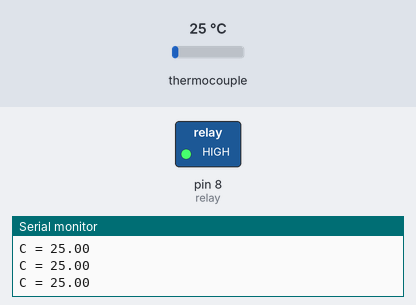
Simulated run of this sketch. Board: Arduino Uno, built with avr-gcc and run on an emulated ATmega328P. On the bench: switched loads named in the sketch (green lamp = pin HIGH), the last lines printed to the serial monitor. The test bench sets the inputs (shaded band); at power-on: thermocouple 25 °C. Pins used as bus, display or sensor lines are not drawn.

Above: at 4.4 s.
4.5 s: thermocouple set to 31 °C
7.5 s: thermocouple set to 35 °C
At 9.9 s:
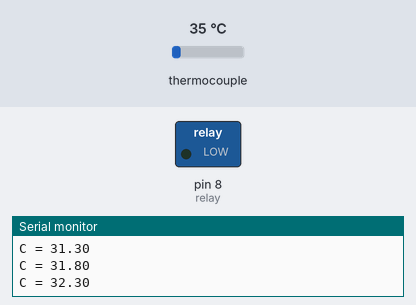
10.5 s: thermocouple set to 27 °C
At 13.4 s:
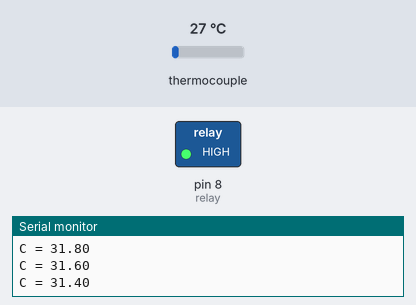
Timing chart, 0 to 14.9 s (numbered marks = the images above; inputs shaded):
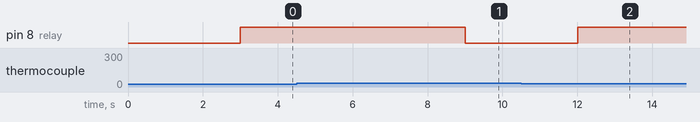

Measured:
- the behaviour switches between 34 and 35 °C on thermocouple (found by bisection; images 0 and 1)
- the behaviour switches between 31 and 30 °C on thermocouple (found by bisection; images 1 and 2)
- after the input at 10.5 s, pin 8 (relay): LOW → HIGH after 1.5 s instead of 4.5 s

The sketch:

PID_Temperature_Controller.ino
```cpp
#include <max6675.h>
#include "Pid.h"
#include "Timer.h"

#define setTemp 73.9
#define tempUpdateInterval 300
#define controllerUpdateInterval 3000
#define pwmInterval 10000

#define thermoDO 10
#define thermoCS 11
#define thermoCLK 12
#define vccPin 13
#define relay 8

double params[3] = {8,0,130};
double windup = 0.1;
float tempPrev[20];
double tempAvg;

Timer tempUpdateTimer;
Timer controllerUpdateTimer;
Timer pwmTimer;

MAX6675 thermocouple(thermoCLK, thermoCS, thermoDO);
Pid pid(params);

bool state = 0;
signed long outputInterval = 0;

void setup() {
  pid.set(setTemp);
  pid.setWindup(windup);
  Serial.begin(9600);
  pinMode(vccPin, OUTPUT); digitalWrite(vccPin, HIGH);
  pinMode(relay,OUTPUT);

  Serial.println("PWM-based PID Temperature Controller");
  delay(500);

  for (int i = 0 ; i < 20; i++)
  {
    tempPrev[i] = thermocouple.readCelsius();
  }
}

void loop() {
  if (tempUpdateTimer.get_interval() > tempUpdateInterval)
  {
   float temp = thermocouple.readCelsius();
   float tempSum = 0;
   tempPrev[0] = temp;

   for (int i = 0 ; i < 20; i++)
   {
    if (i != 0) {tempPrev[20-i] = tempPrev[19-i];}
    tempSum += tempPrev[i];
   }

   tempAvg = tempSum /20;

   Serial.print("C = ");
   Serial.println(tempAvg);

   tempUpdateTimer.reset();
  }

  if (controllerUpdateTimer.get_interval() > controllerUpdateInterval)
  {
   double output = pid.update(tempAvg);

   outputInterval = output/70*-1*pwmInterval;
   controllerUpdateTimer.reset();
  }

  int pwmTime = pwmTimer.get_interval();

  if (pwmTime > outputInterval)
  {
    state = 0;
  }
  else
  {
    state = 1;
  }

  if (pwmTime > pwmInterval)
  {
   pwmTimer.reset();
  }

  digitalWrite(relay, state);
}
```

Pid.h
```cpp
#ifndef Pid_h
#define Pid_h
#include <Arduino.h>
#include "Timer.h"

class Pid
{
	private:
		Timer timer;
		double Kp = 0;
		double Ki = 0;
		double Kd = 0;

		double prevError = 0;
		double iTerm = 0;
		double windup = 20.0;
		double setpoint = 0;
		double output = 0;

		int interval = 0;

	public:
		Pid(double arr[3]);
		void set(double sp);
		void setWindup(double value);
		double update(double reading);
		double update_angle(double reading);
		void clearIterm(void);
};

Pid::Pid(double arr[3])
{
	Kp = arr[0];
	Ki = arr[1];
	Kd = arr[2];
}

void Pid::set(double sp)
{
	setpoint = sp;
}

void Pid::setWindup(double value)
{
	this->windup = value;
}

void Pid::clearIterm(void)
{
	this->iTerm = 0;
}

double Pid::update(double reading)
{
	interval = timer.get_interval();

	double error = reading - setpoint;

	iTerm += error;
	iTerm = min(windup,max(iTerm,-windup));

	double dTerm = error-prevError;
	prevError = error;

	output = Kp*error + Ki*iTerm + Kd*dTerm;
    /* Serial.print(error);
	Serial.print(",");
	Serial.print(iTerm);
	Serial.print(",");
	Serial.println(dTerm); */

	timer.reset();

	return output;
}

double Pid::update_angle(double reading)
{
	interval = timer.get_interval();
	double error = reading - setpoint;
	error = atan2(sin(error),cos(error));

	iTerm += error;
	iTerm = min(windup,max(iTerm,-windup));

	double dTerm = error-prevError;
	prevError = error;

	output = Kp*error + Ki*iTerm + Kd*dTerm;

	timer.reset();

	return output;
}

#endif
```

Timer.h
```cpp
#ifndef Timer_h
#define Timer_h
#include <Arduino.h>

class Timer
{
	private:
		unsigned long prev = 0;
		unsigned long now;
		unsigned long interval;

	public:
		unsigned long get_interval();
		void reset();
};

unsigned long Timer::get_interval()
{
	interval = millis() - prev;
	return interval;
}

void Timer::reset()
{
	prev = millis();
}

#endif
```
